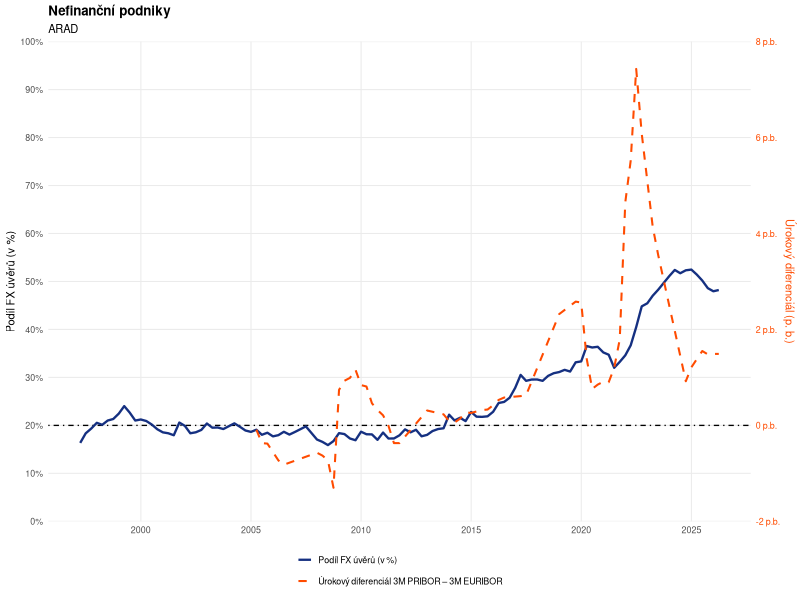
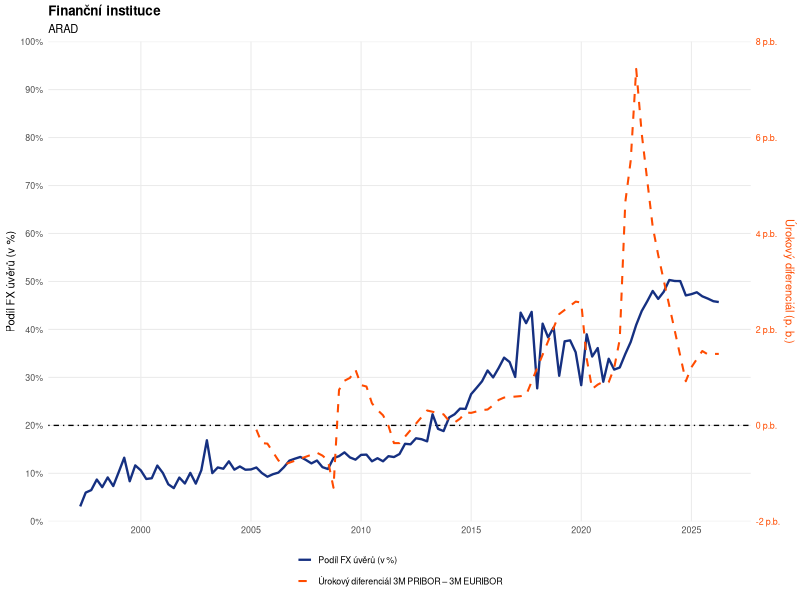
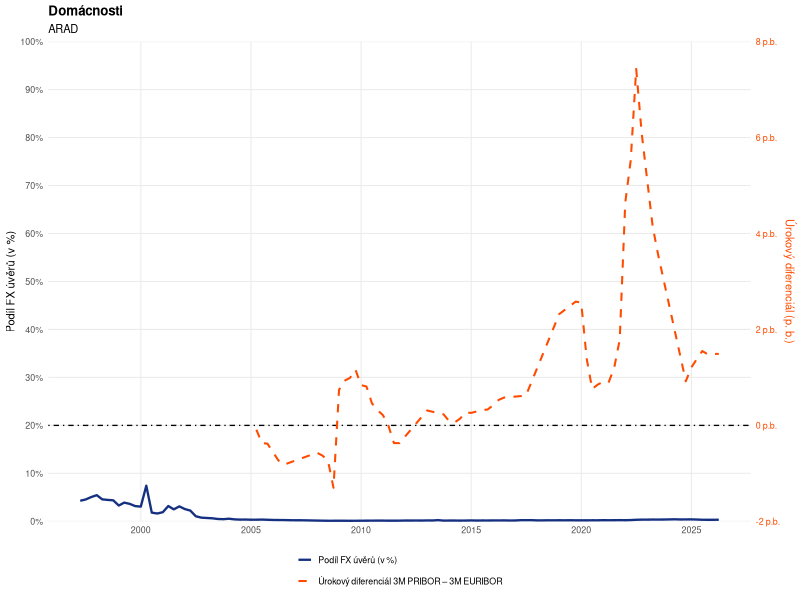
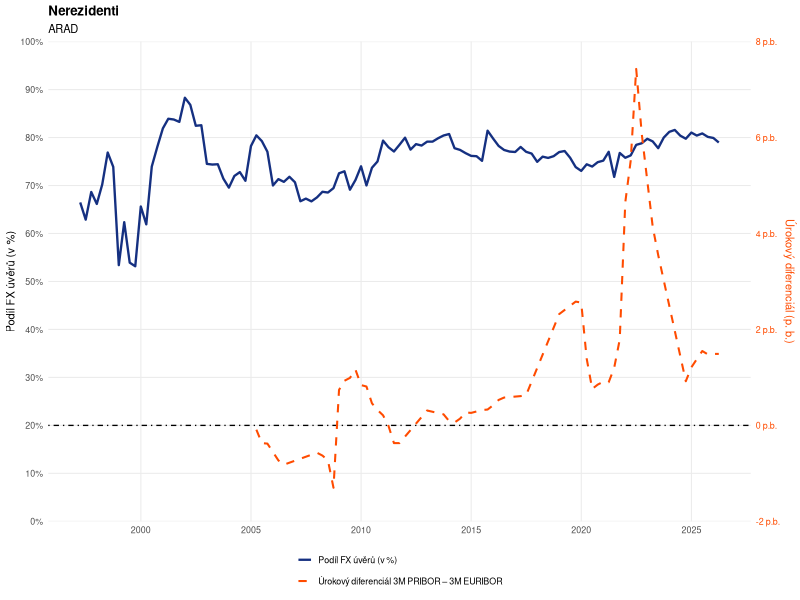
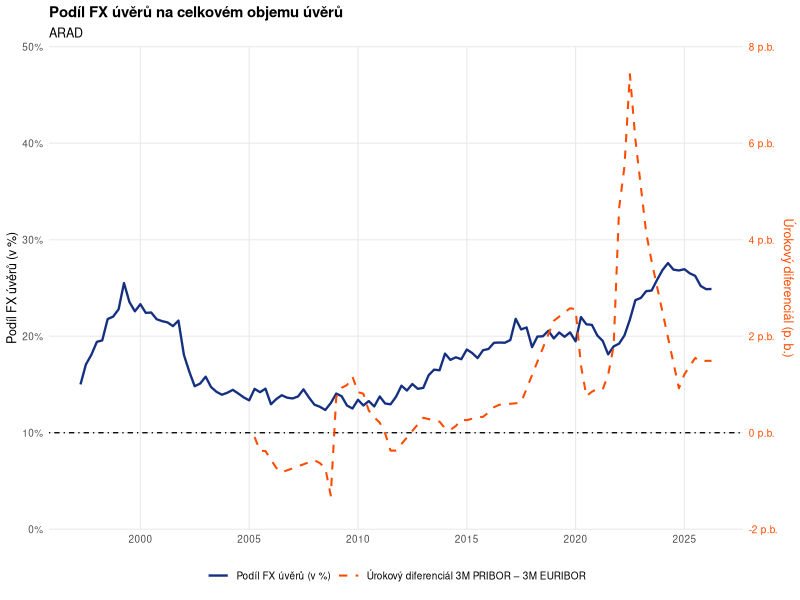

Here is the R script that generated these plots, in order:
library(tidyverse)

all <- read_delim("All_lending.csv", delim = ";", show_col_types = FALSE,
                  locale = locale(decimal_mark = ".", grouping_mark = "", encoding = "UTF-8"))
fx  <- read_delim("FX_lending.csv",  delim = ";", show_col_types = FALSE,
                  locale = locale(decimal_mark = ".", grouping_mark = "", encoding = "UTF-8"))
dif <- read_delim("diferencial.csv", delim = ";", show_col_types = FALSE,
                  locale = locale(decimal_mark = ".", grouping_mark = "", encoding = "UTF-8")) |>
  select(1, 2) |>
  rename(date = 1, spread = 2) |>
  mutate(date = as.Date(date)) |>
  filter(!is.na(spread))

pivot_long <- function(df) {
  df |>
    rename(category = Ukazatel) |>
    mutate(category = str_trim(category)) |>
    pivot_longer(-category, names_to = "date", values_to = "value") |>
    mutate(date = as.Date(date))
}

all_long <- pivot_long(all)
fx_long  <- pivot_long(fx)

# Combine Domácnosti + NISH in All_lending to match the FX grouping
domacnosti_all <- all_long |>
  filter(category %in% c(
    "Domácnosti",
    "Neziskové instituce sloužící domácnostem"
  )) |>
  group_by(date) |>
  summarize(value = sum(value, na.rm = TRUE), .groups = "drop") |>
  mutate(category = "Domácnosti")

all_sel <- bind_rows(
  all_long |> filter(category %in% c(
    "Celkem", "Nefinanční podniky", "Finanční instituce", "Nerezidenti"
  )),
  domacnosti_all
)

fx_sel <- fx_long |>
  filter(category %in% c(
    "Celkem",
    "Nefinanční podniky",
    "Finanční instituce",
    "Domácnosti + Neziskové instituce sloužící domácnostem",
    "Nerezidenti"
  )) |>
  mutate(category = if_else(
    str_starts(category, "Domácnosti"), "Domácnosti", category
  ))

df <- inner_join(
  all_sel |> rename(total   = value),
  fx_sel  |> rename(foreign = value),
  by = c("category", "date")
) |>
  filter(!is.na(total), !is.na(foreign), total > 0) |>
  mutate(ratio = foreign / total)

sec_br <- seq(-2, 8, by = 2)

make_chart <- function(cat, width, height, base_size, large = FALSE, pri_limit = 1.0) {
  df_cat    <- filter(df, category == cat)
  scale_fac <- pri_limit / 10        # secondary range is always 10 (-2 to 8)
  offset    <- -(-2) * scale_fac     # maps -2 p.b. → 0%
  pri_br    <- seq(0, pri_limit, by = 0.1)
  dif_scaled <- mutate(dif, spread_scaled = spread * scale_fac + offset)

  p <- ggplot(df_cat, aes(x = date, y = ratio)) +
    geom_hline(yintercept = offset, linetype = "dotdash", color = "black", linewidth = 0.45) +
    geom_line(aes(color = "Podíl FX úvěrů (v %)"), linewidth = 0.8) +
    geom_line(
      data = dif_scaled,
      aes(x = date, y = spread_scaled, color = "Úrokový diferenciál 3M PRIBOR – 3M EURIBOR"),
      linewidth = 0.7, linetype = "dashed"
    ) +
    scale_x_date(date_breaks = "5 years", date_labels = "%Y") +
    scale_y_continuous(
      name   = "Podíl FX úvěrů (v %)",
      breaks = pri_br,
      labels = scales::percent_format(accuracy = 1),
      limits = c(0, pri_limit),
      expand = expansion(0),
      sec.axis = sec_axis(
        transform = ~ (. - offset) / scale_fac,
        name      = "Úrokový diferenciál (p. b.)",
        breaks    = sec_br,
        labels    = function(x) paste0(x, " p.b.")
      )
    ) +
    scale_color_manual(values = c(
      "Podíl FX úvěrů (v %)"                       = "#153081",
      "Úrokový diferenciál 3M PRIBOR – 3M EURIBOR" = "#FF4B00"
    )) +
    labs(
      title    = if (large) paste("Podíl FX úvěrů na celkovém objemu úvěrů") else cat,
      subtitle = "ARAD",
      x        = NULL,
      color    = NULL
    ) +
    theme_minimal(base_size = base_size) +
    theme(
      plot.title          = element_text(face = "bold"),
      panel.grid.minor    = element_blank(),
      legend.position     = "bottom",
      axis.title.y.right  = element_text(color = "#FF4B00"),
      axis.text.y.right   = element_text(color = "#FF4B00")
    )

  if (!large) {
    p <- p +
      guides(color = guide_legend(nrow = 2)) +
      theme(
        legend.text     = element_text(size = rel(0.8)),
        legend.key.size = unit(0.4, "cm")
      )
  }

  filename <- paste0("fx_ratio_", str_replace_all(cat, "[^[:alnum:]]", "_"), ".png")
  ggsave(filename, plot = p, width = width, height = height, dpi = 200)
  message("Saved: ", filename)
}

# Small charts: sized to fit 2 side-by-side on A4
small_cats <- c("Nefinanční podniky", "Finanční instituce", "Domácnosti", "Nerezidenti")
walk(small_cats, ~ make_chart(.x, width = 3.1, height = 2.8, base_size = 8))

# Celkem: full-width, own row
make_chart("Celkem", width = 6.5, height = 3.2, base_size = 9, large = TRUE, pri_limit = 0.5)
